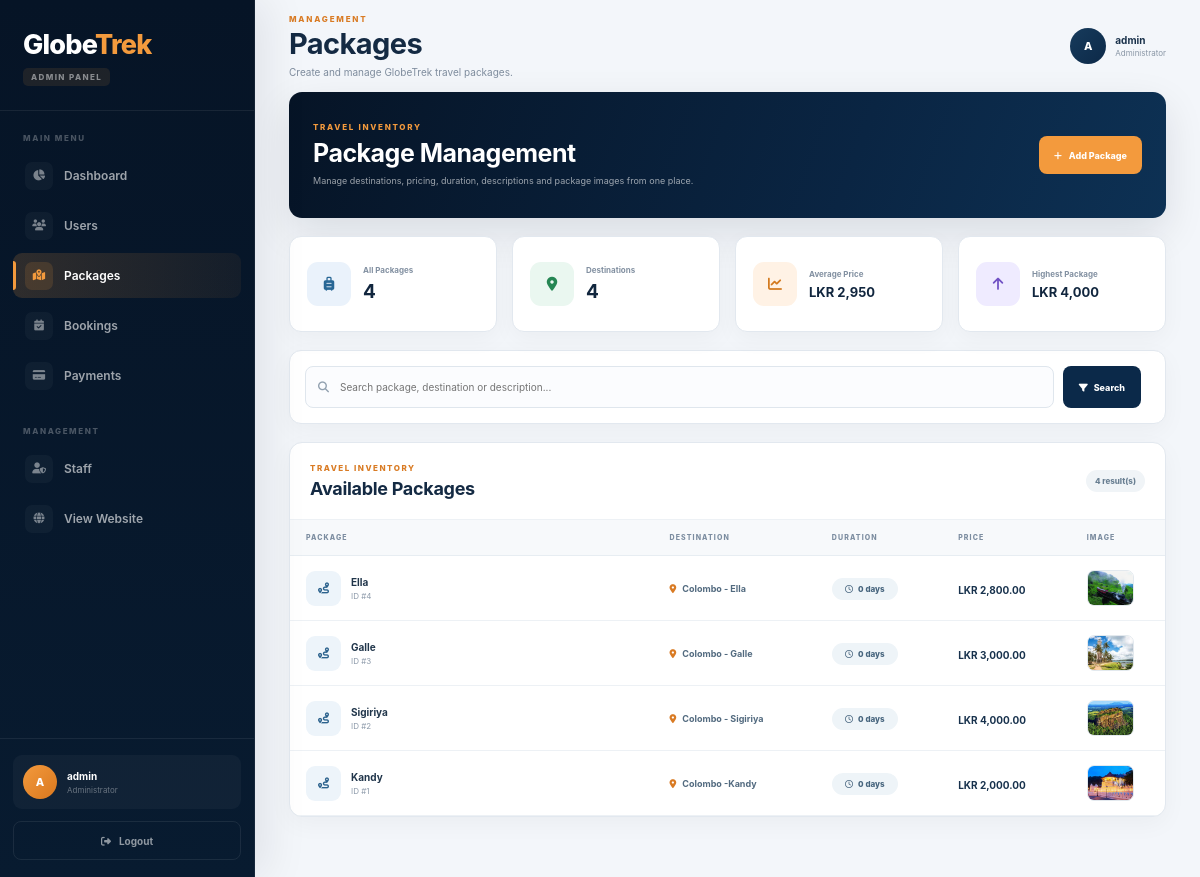
The app's page /admin/manage-packages.php (signed in) with its own data.
### tables this page shows
CREATE TABLE `packages` (
  `id` int(11) NOT NULL,
  `title` varchar(100) NOT NULL,
  `description` text NOT NULL,
  `price` decimal(10,2) NOT NULL,
  `image` varchar(255) NOT NULL,
  `destination` varchar(100) NOT NULL,
  `duration` varchar(50) NOT NULL
);

### admin/manage-packages.php (the view, shortened to what this page needs)
<?php
require_once "../includes/db.php";
$adminName = $_SESSION["name"] ?? "Administrator";
$adminLetter = strtoupper(substr($adminName, 0, 1));
function cleanValue($value): string
{
    return trim((string)$value);
}
$search = cleanValue($_GET["search"] ?? "");
$packageStats = [
    "total" => 0,
    "destinations" => 0,
    "average_price" => 0,
    "highest_price" => 0
];
$statsResult = mysqli_query(
    $conn,
    "SELECT
        COUNT(*) AS total,
        COUNT(DISTINCT destination) AS destinations,
        COALESCE(AVG(price), 0) AS average_price,
        COALESCE(MAX(price), 0) AS highest_price
     FROM packages"
);
if ($statsResult) {
    $statsRow = mysqli_fetch_assoc($statsResult);
    $packageStats["total"] = (int)($statsRow["total"] ?? 0);
    $packageStats["destinations"] = (int)($statsRow["destinations"] ?? 0);
    $packageStats["average_price"] = (float)($statsRow["average_price"] ?? 0);
    $packageStats["highest_price"] = (float)($statsRow["highest_price"] ?? 0);
}
$packages = [];
if ($search !== "") {
    $like = "%" . $search . "%";
    $stmt = mysqli_prepare(
        $conn,
        "SELECT
            id,
            title,
            description,
            price,
            image,
            destination,
            duration
         FROM packages
         WHERE title LIKE ?
            OR destination LIKE ?
            OR description LIKE ?
         ORDER BY id DESC"
    );
    mysqli_stmt_bind_param(
        $stmt,
        "sss",
        $like,
        $like,
        $like
    );
} else {
    $stmt = mysqli_prepare(
        $conn,
        "SELECT
            id,
            title,
            description,
            price,
            image,
            destination,
            duration
         FROM packages
         ORDER BY id DESC"
    );
}
mysqli_stmt_execute($stmt);
$result = mysqli_stmt_get_result($stmt);
while ($row = mysqli_fetch_assoc($result)) {
    $packages[] = $row;
}
?>
<!DOCTYPE html>
<html lang="en">
<head>
    <link
        rel="stylesheet"
        href="https://cdnjs.cloudflare.com/ajax/libs/font-awesome/6.5.2/css/all.min.css">
    <link
        rel="stylesheet"
        href="../css/manage-packages.css?v=1">
</head>
<body>
<div class="admin-package-app">
    <aside class="package-sidebar">
        <div class="package-brand">
            <a href="../index.php">
                Globe<span>Trek</span>
            </a>
            <small>
                ADMIN PANEL
            </small>
        </div>
        <nav class="package-admin-nav">
            <span class="sidebar-section-title">
                MAIN MENU
            </span>
            <a href="adashboard.php">
                <i class="fa-solid fa-chart-pie"></i>
                Dashboard
            </a>
            <a href="manage-users.php">
                <i class="fa-solid fa-users"></i>
                Users
            </a>
            <a
                href="manage-packages.php"
                class="active">
                <i class="fa-solid fa-map-location-dot"></i>
                Packages
            </a>
            <a href="manage-bookings.php">
                <i class="fa-solid fa-calendar-check"></i>
                Bookings
            </a>
            <a href="manage-payments.php">
                <i class="fa-solid fa-credit-card"></i>
                Payments
            </a>
            <span class="sidebar-section-title second">
                MANAGEMENT
            </span>
            <a href="manage_staff.php">
                <i class="fa-solid fa-user-shield"></i>
                Staff
            </a>
            <a href="../index.php">
                <i class="fa-solid fa-globe"></i>
                View Website
            </a>
        </nav>
        <div class="package-sidebar-bottom">
            <div class="package-admin-profile">
                <div class="package-admin-avatar">
                    <?php echo htmlspecialchars($adminLetter); ?>
                </div>
                <div>
                    <strong>
                        <?php echo htmlspecialchars($adminName); ?>
                    </strong>
                    <small>
                        Administrator
                    </small>
                </div>
            </div>
            <a
                href="../logout.php"
                class="sidebar-logout">
                <i class="fa-solid fa-right-from-bracket"></i>
                Logout
            </a>
        </div>
    </aside>
    <main class="package-main">
        <header class="package-topbar">
            <div>
                <span class="topbar-eyebrow">
                    MANAGEMENT
                </span>
                <h1>
                    Packages
                </h1>
                <p>
                    Create and manage GlobeTrek travel packages.
                </p>
            </div>
            <div class="topbar-admin">
                <div class="topbar-avatar">
                    <?php echo htmlspecialchars($adminLetter); ?>
                </div>
                <div>
                    <strong>
                        <?php echo htmlspecialchars($adminName); ?>
                    </strong>
                    <small>
                        Administrator
                    </small>
                </div>
            </div>
        </header>
        <section class="package-page-intro">
            <div>
                <span>
                    TRAVEL INVENTORY
                </span>
                <h2>
                    Package Management
                </h2>
                <p>
                    Manage destinations, pricing, duration,
                    descriptions and package images from one place.
                </p>
            </div>
            <button
                type="button"
                class="intro-add-button"
                onclick="openAddModal()">
                <i class="fa-solid fa-plus"></i>
                Add Package
            </button>
        </section>
        <section class="package-stat-grid">
            <div class="package-stat">
                <div class="package-stat-icon total">
                    <i class="fa-solid fa-suitcase-rolling"></i>
                </div>
                <div>
                    <span>
                        All Packages
                    </span>
                    <strong>
                        <?php echo $packageStats["total"]; ?>
                    </strong>
                </div>
            </div>
            <div class="package-stat">
                <div class="package-stat-icon destination">
                    <i class="fa-solid fa-location-dot"></i>
                </div>
                <div>
                    <span>
                        Destinations
                    </span>
                    <strong>
                        <?php echo $packageStats["destinations"]; ?>
                    </strong>
                </div>
            </div>
            <div class="package-stat">
                <div class="package-stat-icon average">
                    <i class="fa-solid fa-chart-line"></i>
                </div>
                <div>
                    <span>
                        Average Price
                    </span>
                    <strong class="price-value">
                        LKR <?php echo number_format($packageStats["average_price"], 0); ?>
                    </strong>
                </div>
            </div>
            <div class="package-stat">
                <div class="package-stat-icon highest">
                    <i class="fa-solid fa-arrow-up"></i>
                </div>
                <div>
                    <span>
                        Highest Package
                    </span>
                    <strong class="price-value">
                        LKR <?php echo number_format($packageStats["highest_price"], 0); ?>
                    </strong>
                </div>
            </div>
        </section>
        <section class="package-filter-card">
            <form
                method="GET"
                class="package-filter-form">
                <div class="filter-search">
                    <i class="fa-solid fa-magnifying-glass"></i>
                    <input
                        type="text"
                        name="search"
                        value="<?php echo htmlspecialchars($search); ?>"
                        placeholder="Search package, destination or description...">
                </div>
                <button
                    type="submit"
                    class="filter-button">
                    <i class="fa-solid fa-filter"></i>
                    Search
                </button>
            </form>
        </section>
        <section class="package-table-panel">
            <div class="table-panel-header">
                <div>
                    <span>
                        TRAVEL INVENTORY
                    </span>
                    <h2>
                        Available Packages
                    </h2>
                </div>
                <div class="result-count">
                    <?php echo count($packages); ?>
                    result(s)
                </div>
            </div>
            <?php if (!empty($packages)): ?>
                <div class="table-scroll">
                    <table class="package-table">
                        <thead>
                            <tr>
                                <th>
                                    Package
                                </th>
                                <th>
                                    Destination
                                </th>
                                <th>
                                    Duration
                                </th>
                                <th>
                                    Price
                                </th>
                                <th>
                                    Image
                                </th>
                            </tr>
                        </thead>
                        <tbody>
                        <?php foreach ($packages as $package): ?>
                            <?php
                            $packageId = (int)$package["id"];
                            $packageTitle = $package["title"] ?? "Untitled Package";
                            $packagePrice = (float)($package["price"] ?? 0);
                            $packageImage = $package["image"] ?? "";
                            $packageDestination = $package["destination"] ?? "Sri Lanka";
                            $packageDuration = (int)($package["duration"] ?? 0);
                            ?>
                            <tr>
                                <td>
                                    <div class="package-name-cell">
                                        <div class="package-mini-icon">
                                            <i class="fa-solid fa-route"></i>
                                        </div>
                                        <div>
                                            <strong>
                                                <?php echo htmlspecialchars($packageTitle); ?>
                                            </strong>
                                            <small>
                                                ID #<?php echo $packageId; ?>
                                            </small>
                                        </div>
                                    </div>
                                </td>
                                <td>
                                    <div class="destination-cell">
                                        <i class="fa-solid fa-location-dot"></i>
                                        <span>
                                            <?php echo htmlspecialchars($packageDestination); ?>
                                        </span>
                                    </div>
                                </td>
                                <td>
                                    <span class="duration-pill">
                                        <i class="fa-regular fa-clock"></i>
                                        <?php echo $packageDuration; ?>
                                        <?php echo $packageDuration === 1 ? "day" : "days"; ?>
                                    </span>
                                </td>
                                <td>
                                    <strong class="price-cell">
                                        LKR
                                        <?php echo number_format($packagePrice, 2); ?>
                                    </strong>
                                </td>
                                <td>
                                    <?php if ($packageImage !== ""): ?>
                                        <img
                                            class="package-thumb"
                                            src="../images/<?php echo htmlspecialchars($packageImage); ?>"
                                            alt="<?php echo htmlspecialchars($packageTitle); ?>"
                                            onerror="this.style.display='none'; this.nextElementSibling.style.display='flex';">
                                    <?php endif; ?>
                                </td>
                            </tr>
                        <?php endforeach; ?>
                        </tbody>
                    </table>
                </div>
            <?php endif; ?>
        </section>
    </main>
</div>
</body>
</html>

### records on screen
packages: title "Ella", id "4", destination "Colombo - Ella", duration "0", shows "days", price "2,800.00", image (picture)
packages: title "Galle", id "3", destination "Colombo - Galle", duration "0", shows "days", price "3,000.00", image (picture)
packages: title "Sigiriya", id "2", destination "Colombo - Sigiriya", duration "0", shows "days", price "4,000.00", image (picture)
packages: title "Kandy", id "1", destination "Colombo -Kandy", duration "0", shows "days", price "2,000.00", image (picture)

### other values on screen
$adminLetter "A"
$adminName "admin"
$packageStats["total"] "4"
$packageStats["destinations"] "4"
$packageStats["average_price"] "2,950"
$packageStats["highest_price"] "4,000"
count($packages) "4"
